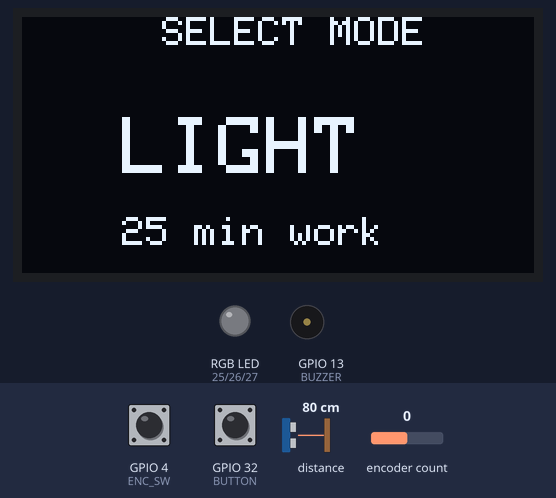
This sketch was run on a simulated ESP32. Shown: 128×64 one-colour display, an RGB LED mixed from three pins (HIGH = lit), buzzer (waves = sounding). The inputs (shaded band) are chosen by the test bench; at power-on: GPIO 4 (ENC_SW) HIGH, GPIO 32 (BUTTON) HIGH, encoder count 0, distance to the obstacle 80 cm.

Above: at 2.2 s.
2.3 s: GPIO 4 (ENC_SW) pulled LOW for 0.15 s
At 2.77 s:
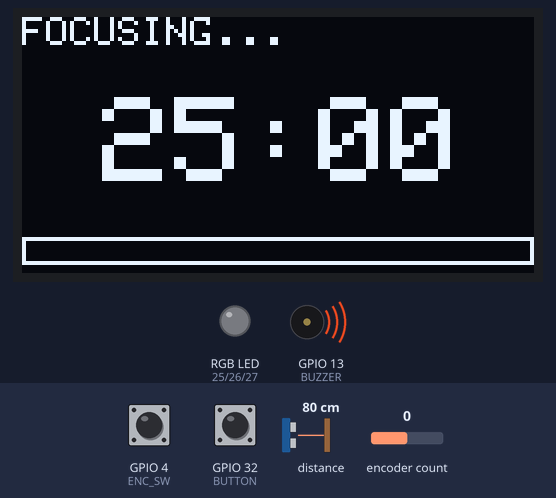
3.0 s: GPIO 32 (BUTTON) pulled LOW for 0.15 s
At 3.04 s:
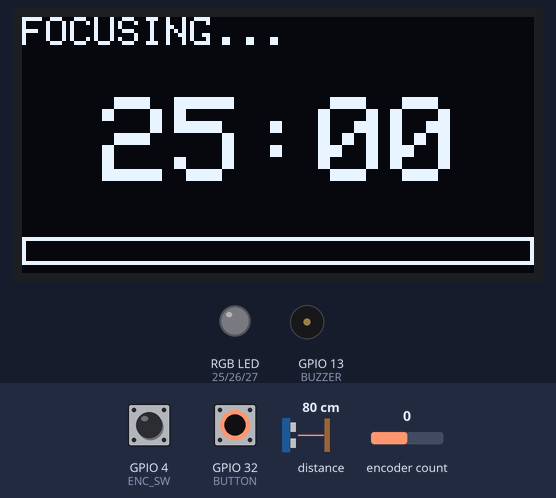
4.7 s: encoder count set to 1
At 5.2 s:
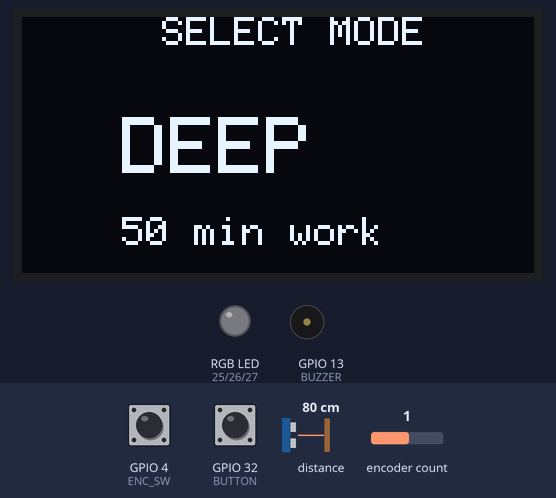
6.2 s: GPIO 4 (ENC_SW) pulled LOW for 3.2 s
At 7.06 s:
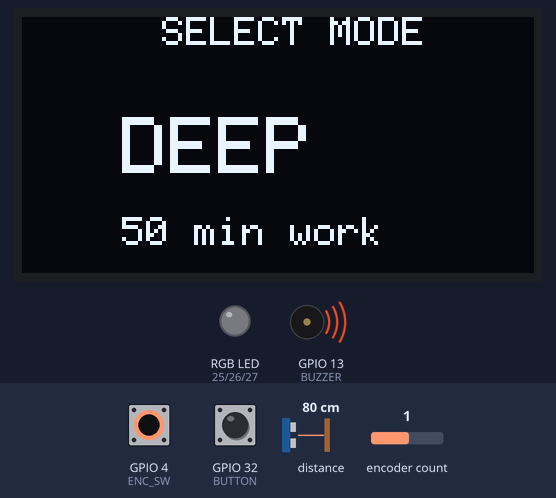
10.0 s: GPIO 32 (BUTTON) pulled LOW for 1 s
At 13.0 s:
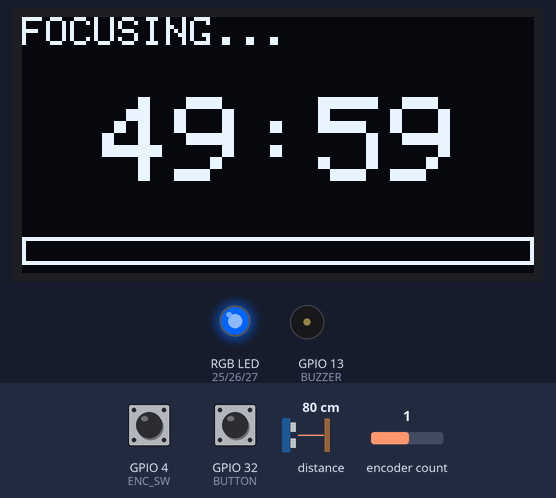
Timing chart, 0 to 14.5 s (numbered marks = the images above; inputs shaded):
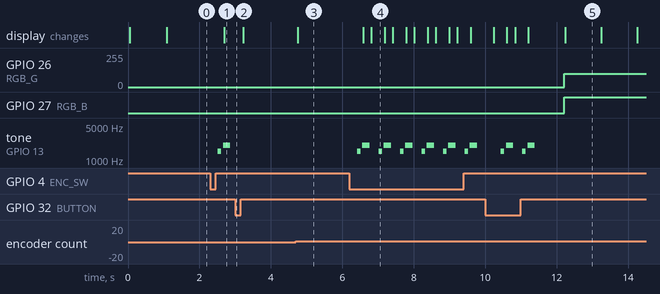

Measured:
- after the input at 2.3 s, tone on GPIO 13 (BUZZER): silent → 1500 Hz after 0.22 s, → silent 0.10 s later, → 2000 Hz 0.05 s later, → silent 0.20 s later; the display: changes after 0.39 s (image 1)
- after the input at 3.0 s, GPIO 26 (RGB_G): stays 0/255 (without the input it goes to 255/255 after 0.70 s); GPIO 27 (RGB_B): stays LOW (without the input it goes to HIGH after 0.70 s)
- after the input at 4.7 s, the display: changes at once (image 3)
- after the input at 6.2 s, tone on GPIO 13 (BUZZER): silent → 1500 Hz after 0.21 s, then repeats every 0.60 s: silent 0.05 s, 2000 Hz 0.20 s, silent 0.25 s, 1500 Hz 0.10 s; the display: first changes after 0.39 s (image 4 shows a later state)
- after the input at 10.0 s, GPIO 26 (RGB_G): 0/255 → 100/255 after 2.2 s instead of 0.60 s; GPIO 27 (RGB_B): LOW → HIGH after 2.2 s instead of 0.60 s; tone on GPIO 13 (BUZZER): plays 1500 Hz for 0.10 s, 2000 Hz for 0.20 s, 1500 Hz for 0.10 s, 2000 Hz for 0.20 s, starting after 0.43 s; the display: first changes after 0.23 s (image 5 shows a later state)
- what the display in image 5 shows lasts 1.1 s, from 12.2 s to 13.3 s

The sketch:

firmware.ino
```cpp
#include <Wire.h>
#include <Adafruit_GFX.h>
#include <Adafruit_SSD1306.h>
#include <Adafruit_VL53L0X.h>
#include <ESP32Encoder.h>

#define ENC_CLK 18
#define ENC_DT  19
#define ENC_SW  4
#define RGB_R   25
#define RGB_G   26
#define RGB_B   27
#define BUZZER  13
#define BUTTON  32
#define SDA_PIN 21
#define SCL_PIN 22

Adafruit_SSD1306 display(128, 64, &Wire, -1);
Adafruit_VL53L0X lox = Adafruit_VL53L0X();
ESP32Encoder encoder;

enum State { IDLE, WORKING, BREAK, ALARM };
State deviceState = IDLE;

struct FocusMode {
  String name;
  int workMin;
  int breakMin;
  int r, g, b;
};

FocusMode modes[] = {
  {"LIGHT", 25, 5, 0, 255, 150},
  {"DEEP", 50, 10, 0, 100, 255},
  {"HYPER", 90, 15, 255, 0, 255}
};

int currentModeIdx = 0;
long timeLeftSeconds = 0;
long totalSessionSeconds = 0;
unsigned long lastTick = 0;
bool presenceDetected = true;

void updateRGB(int r, int g, int b) {
  analogWrite(RGB_R, r);
  analogWrite(RGB_G, g);
  analogWrite(RGB_B, b);
}

void playSound(String type) {
  if (type == "START") {
    tone(BUZZER, 1500, 100);
    delay(150);
    tone(BUZZER, 2000, 200);
  } else if (type == "SUCCESS") {
    tone(BUZZER, 1000, 100);
    delay(100);
    tone(BUZZER, 1500, 100);
    delay(100);
    tone(BUZZER, 2000, 300);
  } else if (type == "WARN") {
    tone(BUZZER, 800, 100);
    delay(100);
    tone(BUZZER, 800, 100);
  }
}

void startSession() {
  playSound("START");
  deviceState = WORKING;
  totalSessionSeconds = modes[currentModeIdx].workMin * 60;
  timeLeftSeconds = totalSessionSeconds;
  lastTick = millis();
}

void triggerAlarm() {
  playSound("SUCCESS");
  deviceState = (deviceState == WORKING) ? BREAK : IDLE;
  if (deviceState == BREAK) {
    totalSessionSeconds = modes[currentModeIdx].breakMin * 60;
    timeLeftSeconds = totalSessionSeconds;
  }
}

void resetToIdle() {
  deviceState = IDLE;
  noTone(BUZZER);
  updateRGB(0, 0, 0);
}

void checkPresence() {
  VL53L0X_RangingMeasurementData_t measure;
  lox.rangingTest(&measure, false);
  presenceDetected = (measure.RangeMilliMeter < 1000 && measure.RangeStatus != 4);

  if (!presenceDetected && deviceState == WORKING) {
    analogWrite(RGB_R, 255);
    analogWrite(RGB_G, 0);
    analogWrite(RGB_B, 0);
    if (millis() % 2000 < 100) playSound("WARN");
  } else {
    updateRGB(modes[currentModeIdx].r, modes[currentModeIdx].g, modes[currentModeIdx].b);
  }
}

void handleInputs() {
  if (deviceState == IDLE) {
    long newCount = encoder.getCount() / 2;
    if (newCount != currentModeIdx) {
      currentModeIdx = constrain(newCount, 0, 2);
      encoder.setCount(currentModeIdx * 2);
    }
  }

  if (digitalRead(BUTTON) == LOW || digitalRead(ENC_SW) == LOW) {
    delay(200);
    if (deviceState == IDLE) startSession();
    else if (deviceState == BREAK || deviceState == WORKING) resetToIdle();
  }
}

void updateLogic() {
  if (deviceState == WORKING || deviceState == BREAK) {
    if (millis() - lastTick >= 1000) {
      lastTick = millis();
      if (timeLeftSeconds > 0) {
        timeLeftSeconds--;
        if (deviceState == WORKING) checkPresence();
      } else {
        triggerAlarm();
      }
    }
  }
}

void updateUI() {
  display.clearDisplay();
  display.setTextColor(WHITE);

  if (deviceState == IDLE) {
    display.setTextSize(1);
    display.setCursor(35, 0); display.print("SELECT MODE");
    display.setTextSize(2);
    display.setCursor(25, 25); display.print(modes[currentModeIdx].name);
    display.setTextSize(1);
    display.setCursor(25, 50); display.printf("%d min work", modes[currentModeIdx].workMin);
  } else {
    display.setTextSize(1);
    display.setCursor(0, 0);
    display.print(deviceState == WORKING ? "FOCUSING..." : "BREAK TIME");
    int m = timeLeftSeconds / 60;
    int s = timeLeftSeconds % 60;
    display.setTextSize(3);
    display.setCursor(20, 20);
    display.printf("%02d:%02d", m, s);
    int barWidth = map(timeLeftSeconds, 0, totalSessionSeconds, 0, 128);
    display.drawRect(0, 55, 128, 7, WHITE);
    display.fillRect(0, 55, 128 - barWidth, 7, WHITE);
  }
  display.display();
}

void setup() {
  pinMode(RGB_R, OUTPUT);
  pinMode(RGB_G, OUTPUT);
  pinMode(RGB_B, OUTPUT);
  pinMode(BUZZER, OUTPUT);
  pinMode(BUTTON, INPUT_PULLUP);
  pinMode(ENC_SW, INPUT_PULLUP);

  Wire.begin(SDA_PIN, SCL_PIN);
  display.begin(SSD1306_SWITCHCAPVCC, 0x3C);
  lox.begin();

  encoder.attachHalfQuad(ENC_CLK, ENC_DT);
  encoder.setCount(0);

  display.clearDisplay();
  display.setTextSize(1);
  display.setCursor(30, 25);
  display.print("FOCUS FORGE");
  display.display();
  delay(1000);
}

void loop() {
  handleInputs();
  updateLogic();
  updateUI();
}
```
